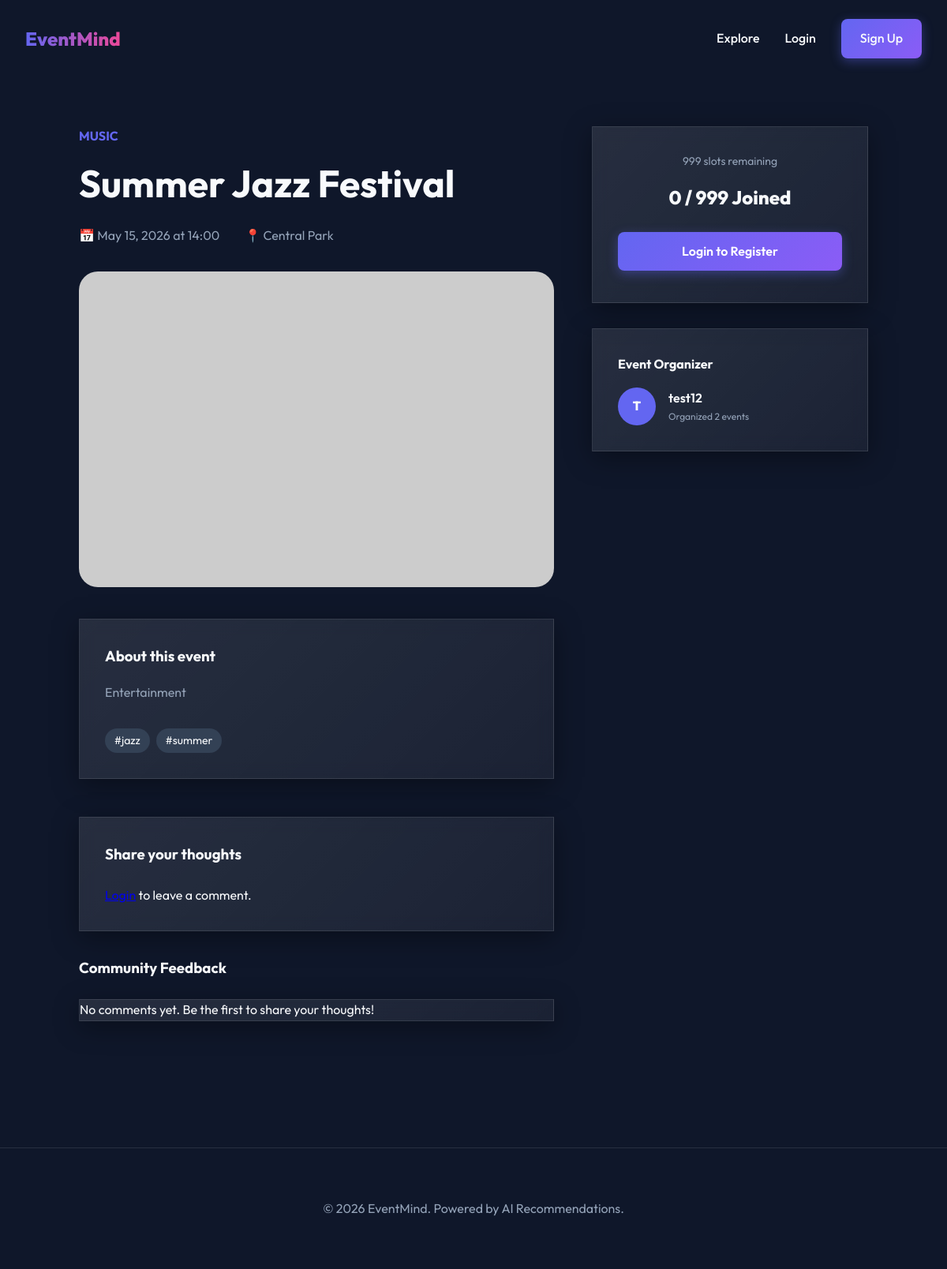
Before: /events/1 with the older database file.
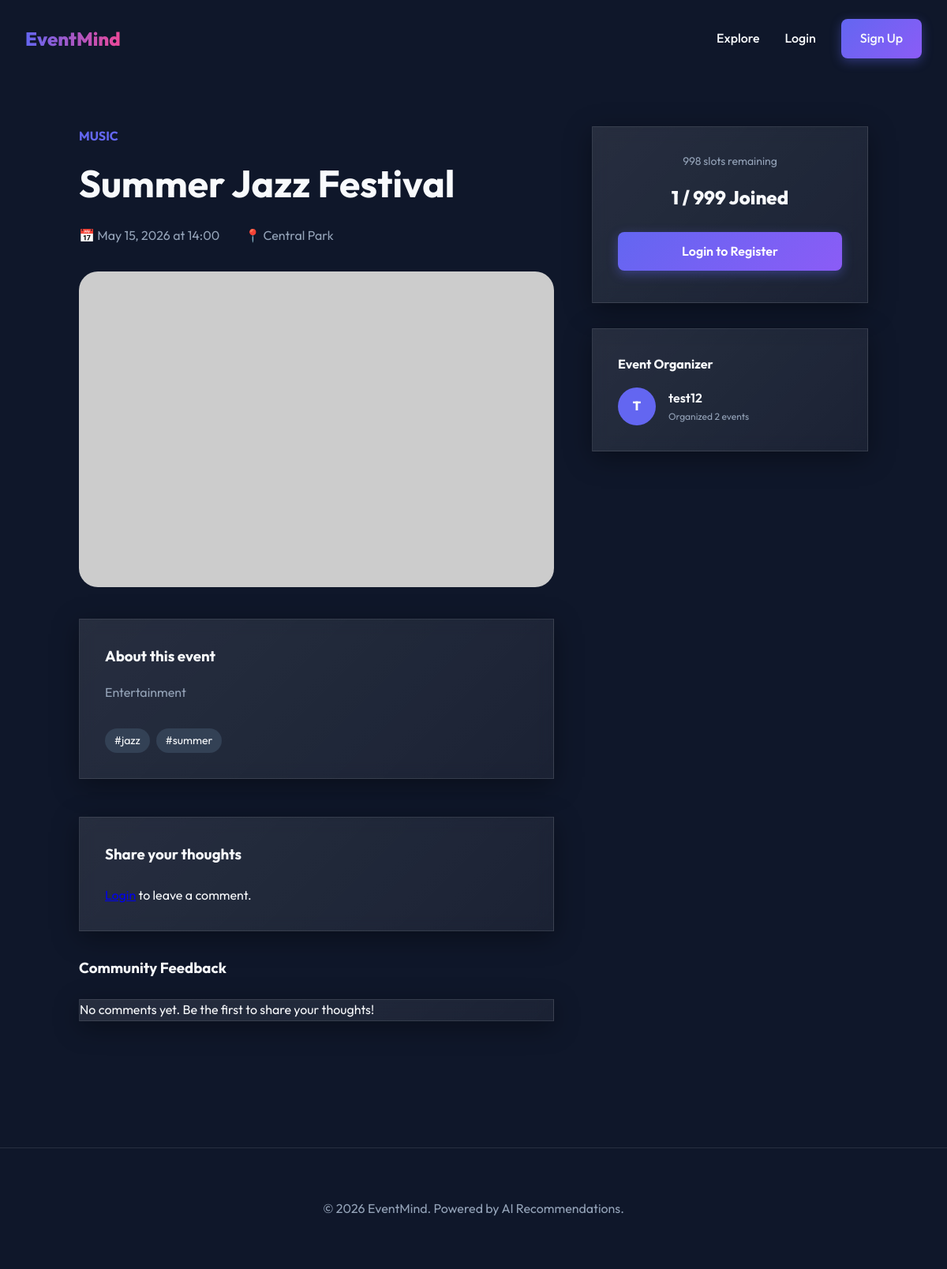
After: the same page with the newer database file.
### app/models/event.py (models this page shows, shortened)
class Event(Base, TimestampMixin):
    __tablename__ = "events"
    id: Mapped[int] = mapped_column(primary_key=True, index=True)
    title: Mapped[str] = mapped_column(String(200), nullable=False, index=True)
    description: Mapped[str] = mapped_column(Text, nullable=False)
    location: Mapped[str] = mapped_column(String(300), nullable=False)
    event_date: Mapped[datetime] = mapped_column(DateTime(timezone=True), nullable=False, index=True)
    capacity: Mapped[int] = mapped_column(Integer, default=100, nullable=False)
    category: Mapped[str] = mapped_column(String(100), nullable=False, index=True)
    tags: Mapped[list] = mapped_column(JSON, default=list, nullable=False)
    image_url: Mapped[str | None] = mapped_column(String(500), nullable=True)
    source_url: Mapped[str | None] = mapped_column(String(500), nullable=True)
    is_active: Mapped[bool] = mapped_column(Boolean, default=True, nullable=False)
    owner_id: Mapped[int] = mapped_column(ForeignKey("users.id"), nullable=False)
    owner: Mapped["User"] = relationship("User", back_populates="events")
    registrations: Mapped[list["Registration"]] = relationship(
        "Registration", back_populates="event", lazy="selectin"
    )
    comments: Mapped[list["Comment"]] = relationship(
        "Comment", back_populates="event", lazy="selectin", cascade="all, delete-orphan"
    )
    favorited_by: Mapped[list["User"]] = relationship(
        "User", secondary="user_favorite_events", back_populates="favorites", lazy="selectin"
    )

### app/models/user.py (models this page shows, shortened)
class User(Base, TimestampMixin):
    __tablename__ = "users"
    id: Mapped[int] = mapped_column(primary_key=True, index=True)
    email: Mapped[str] = mapped_column(String(255), unique=True, index=True, nullable=False)
    username: Mapped[str] = mapped_column(String(50), unique=True, index=True, nullable=False)
    hashed_password: Mapped[str] = mapped_column(String(255), nullable=False)
    full_name: Mapped[str] = mapped_column(String(150), nullable=False)
    bio: Mapped[str | None] = mapped_column(Text, nullable=True)
    avatar_url: Mapped[str | None] = mapped_column(String(500), nullable=True)
    interests: Mapped[list] = mapped_column(JSON, default=list, nullable=False)
    role: Mapped[UserRole] = mapped_column(
        Enum(UserRole), default=UserRole.USER, nullable=False
    )
    is_active: Mapped[bool] = mapped_column(Boolean, default=True, nullable=False)
    events: Mapped[list["Event"]] = relationship(
        "Event", back_populates="owner", lazy="selectin"
    )
    registrations: Mapped[list["Registration"]] = relationship(
        "Registration", back_populates="user", lazy="selectin"
    )
    comments: Mapped[list["Comment"]] = relationship(
        "Comment", back_populates="user", lazy="selectin"
    )
    favorites: Mapped[list["Event"]] = relationship(
        "Event", secondary="user_favorite_events", back_populates="favorited_by", lazy="selectin"
    )

### app/models/registration.py (models this page shows, shortened)
class Registration(Base):
    __tablename__ = "registrations"
    __table_args__ = (
        UniqueConstraint("user_id", "event_id", name="uq_user_event"),
    )
    id: Mapped[int] = mapped_column(primary_key=True, index=True)
    user_id: Mapped[int] = mapped_column(ForeignKey("users.id"), nullable=False, index=True)
    event_id: Mapped[int] = mapped_column(ForeignKey("events.id"), nullable=False, index=True)
    status: Mapped[RegistrationStatus] = mapped_column(
        Enum(RegistrationStatus),
        default=RegistrationStatus.CONFIRMED,
        nullable=False,
    )
    registered_at: Mapped[datetime] = mapped_column(
        DateTime(timezone=True),
        default=lambda: datetime.now(timezone.utc),
        nullable=False,
    )
    user: Mapped["User"] = relationship("User", back_populates="registrations")
    event: Mapped["Event"] = relationship("Event", back_populates="registrations")

### app/web/event_views.py (the view)
@router.get("/{event_id}", response_class=HTMLResponse)
async def event_detail(
    request: Request,
    event_id: int,
    session: AsyncSession = Depends(get_db),
):
    current_user = await get_current_user_from_cookie(
        access_token=request.cookies.get("access_token"), session=session
    )
    service = EventService(session)
    try:
        event = await service.get_event(event_id)
    except AppError as e:
        return templates.TemplateResponse(
            request=request, name="404.html", context={"current_user": current_user}, status_code=404
        )
    comment_service = CommentService(session)
    comments = await comment_service.get_event_comments(event_id)
    if current_user:
        fav_service = FavoriteService(session)
        is_fav = await fav_service.is_favorited(current_user.id, event_id)
        setattr(event, "is_favorited", is_fav)
        reg_service = RegistrationService(session)
        is_reg = await reg_service.is_registered(current_user.id, event_id)
        setattr(event, "is_registered", is_reg)
    return templates.TemplateResponse(
        request=request,
        name="events/detail.html",
        context={"current_user": current_user, "event": event, "comments": comments},
    )

### templates/events/detail.html (shortened to what this page needs)
{% extends "base.html" %}
{% block content %}
<section style="padding: 10rem 2rem 5rem;">
    <div style="max-width: 1000px; margin: 0 auto; display: grid; grid-template-columns: 1fr 350px; gap: 3rem;">
        <div>
            <span class="event-category" style="font-size: 1rem;">{{ event.category }}</span>
            <h1 style="font-size: 3rem; margin: 0.5rem 0 1rem;">{{ event.title }}</h1>
            <div style="display: flex; gap: 2rem; margin-bottom: 2rem; color: var(--text-muted);">
                <span>📅 {{ event.event_date.strftime('%B %d, %Y at %H:%M') }}</span>
                <span>📍 {{ event.location }}</span>
            </div>
            <img src="{{ event.image_url or 'https://via.placeholder.com/800x400' }}" alt="{{ event.title }}"
                 style="width: 100%; height: 400px; object-fit: cover; border-radius: 1.5rem; margin-bottom: 2rem;">
            <div class="glass-card" style="padding: 2rem;">
                <h3 style="margin-bottom: 1rem;">About this event</h3>
                <p style="white-space: pre-wrap; color: var(--text-muted); line-height: 1.8;">{{ event.description }}</p>
                <div style="margin-top: 2rem; display: flex; flex-wrap: wrap; gap: 0.5rem;">
                    {% for tag in event.tags %}
                        <span style="background: var(--surface-light); padding: 0.25rem 0.75rem; border-radius: 2rem; font-size: 0.875rem;">#{{ tag }}</span>
                    {% endfor %}
                </div>
            </div>
            <div id="comments-section" class="mt-12">
                <div class="glass-card" style="padding: 2rem; margin-top: 2rem;">
                    <h3 style="margin-bottom: 1.5rem;">Share your thoughts</h3>
                    {% if current_user %}
                    <form hx-post="/events/{{ event.id }}/comments" hx-target="#comments-container" hx-swap="outerHTML" class="space-y-4">
                        <div class="flex items-center space-x-4 mb-4">
                            <span class="text-white/70">Rating:</span>
                            <div class="rating flex space-x-1">
                                {% for i in range(5, 0, -1) %}
                                <input type="radio" id="star{{ i }}" name="rating" value="{{ i }}" class="hidden peer" {{ 'checked' if i == 5 }}>
                                <label for="star{{ i }}" class="cursor-pointer text-white/20 peer-checked:text-yellow-400 hover:text-yellow-400 transition-colors text-2xl">★</label>
                                {% endfor %}
                            </div>
                        </div>
                        <textarea name="content" placeholder="What do you think about this event?"
                                  class="w-100 p-4 rounded-xl bg-white/5 border border-white/10 text-white focus:outline-none focus:border-indigo-500 transition-all"
                                  rows="4" required></textarea>
                        <button type="submit" class="btn btn-primary">Post Comment</button>
                    </form>
                    {% else %}
                    <p class="text-white/50 italic"><a href="/auth/login" class="text-indigo-400 hover:underline">Login</a> to leave a comment.</p>
                    {% endif %}
                </div>
                <div id="comments-container">
                    {% include "partials/comment_list.html" %}
                </div>
            </div>
        </div>
        <div style="position: sticky; top: 8rem; height: fit-content;">
            <div class="glass-card" style="padding: 2rem; text-align: center;">
                <div style="font-size: 0.875rem; color: var(--text-muted); margin-bottom: 1rem;">
                    {{ event.capacity - event.registered_count }} slots remaining
                </div>
                <div style="font-size: 1.5rem; font-weight: 800; margin-bottom: 1.5rem;">
                    {{ event.registered_count }} / {{ event.capacity }} Joined
                </div>
                {% if current_user %}
                    {% set is_registered = event.is_registered %}
                    {% if is_registered %}
                        <div style="background: rgba(16, 185, 129, 0.1); color: var(--success); padding: 1rem; border-radius: 0.5rem; margin-bottom: 1rem;">
                            <i class="fas fa-check-circle"></i> You're registered!
                        </div>
                        <button hx-delete="/api/v1/registrations/{{ event.id }}"
                                hx-confirm="Are you sure you want to cancel your registration?"
                                hx-target="body"
                                class="btn btn-outline" style="width: 100%;">Cancel Registration</button>
                    {% elif event.is_full %}
                        <button class="btn btn-outline" style="width: 100%; cursor: not-allowed;" disabled>Event Full</button>
                    {% else %}
                        <button hx-post="/api/v1/registrations/{{ event.id }}"
                                hx-target="body"
                                class="btn btn-primary" style="width: 100%;">Register Now</button>
                    {% endif %}
                    {% if event.source_url %}
                        <a href="{{ event.source_url }}" target="_blank" class="btn btn-outline"
                           style="width: 100%; margin-top: 1rem; border-color: var(--secondary); color: var(--secondary);">
                           <i class="fas fa-external-link-alt"></i> View on Original Source
                        </a>
                    {% endif %}
                {% else %}
                    <a href="/auth/login" class="btn btn-primary" style="width: 100%;">Login to Register</a>
                {% endif %}
            </div>
            <div class="glass-card" style="padding: 2rem; margin-top: 2rem;">
                <h4 style="margin-bottom: 1rem;">Event Organizer</h4>
                {% if event.owner %}
                <div style="display: flex; align-items: center; gap: 1rem;">
                    <div style="width: 48px; height: 48px; background: var(--primary); border-radius: 50%; display: flex; align-items: center; justify-content: center; font-weight: 800;">
                        {{ event.owner.username[0].upper() if event.owner.username else '?' }}
                    </div>
                    <div>
                        <div style="font-weight: 600;">{{ event.owner.full_name or 'Organizer' }}</div>
                        <div style="font-size: 0.75rem; color: var(--text-muted);">Organized {{ event.owner.events|length if event.owner.events else 0 }} events</div>
                    </div>
                </div>
                {% else %}
                <p style="color: var(--text-muted);">Organizer info unavailable.</p>
                {% endif %}
            </div>
        </div>
    </div>
</section>
{% endblock %}

### templates/base.html (shortened to what this page needs)
<!DOCTYPE html>
<html lang="en">
<head>
    <link rel="stylesheet" href="https://cdnjs.cloudflare.com/ajax/libs/font-awesome/6.5.1/css/all.min.css">
    <link rel="stylesheet" href="{{ url_for('static', path='css/main.css') }}">
</head>
<body>
    {% include "partials/navbar.html" %}
    <main>
        {% block content %}{% endblock %}
    </main>
    {% include "partials/footer.html" %}
</body>
</html>

### templates/partials/navbar.html
<nav>
    <div class="nav-container">
        <a href="/" class="logo">EventMind</a>
        <div class="nav-links">
            <a href="/events">Explore</a>
            {% if current_user %}
                <a href="/dashboard">Dashboard</a>
                <a href="/profile">Profile</a>
                <a href="/auth/logout" class="btn btn-outline">Logout</a>
            {% else %}
                <a href="/auth/login">Login</a>
                <a href="/auth/register" class="btn btn-primary">Sign Up</a>
            {% endif %}
        </div>
    </div>
</nav>

### templates/partials/comment_list.html
<div id="comments-container" class="mt-8 space-y-6">
    <h3 class="text-2xl font-bold text-white mb-4">Community Feedback</h3>
    {% if comments %}
        {% for comment in comments %}
            <div class="glass-card p-6 rounded-2xl border border-white/10 animate-fade-in">
                <div class="flex items-center justify-between mb-2">
                    <div class="flex items-center space-x-3">
                        <div class="w-10 h-10 rounded-full bg-gradient-to-br from-indigo-500 to-purple-600 flex items-center justify-center text-white font-bold">
                            {{ comment.user.username[0] | upper }}
                        </div>
                        <div>
                            <p class="text-white font-medium">{{ comment.user.username }}</p>
                            <p class="text-xs text-white/50">{{ comment.created_at.strftime('%Y-%m-%d %H:%M') }}</p>
                        </div>
                    </div>
                    <div class="flex text-yellow-400">
                        {% for i in range(5) %}
                            <svg class="w-4 h-4 {{ 'fill-current' if i < comment.rating else 'text-white/20' }}" viewBox="0 0 20 20">
                                <path d="M9.049 2.927c.3-.921 1.603-.921 1.902 0l1.07 3.292a1 1 0 00.95.69h3.462c.969 0 1.371 1.24.588 1.81l-2.8 2.034a1 1 0 00-.364 1.118l1.07 3.292c.3.921-.755 1.688-1.54 1.118l-2.8-2.034a1 1 0 00-1.175 0l-2.8 2.034c-.784.57-1.838-.197-1.539-1.118l1.07-3.292a1 1 0 00-.364-1.118L2.98 8.72c-.783-.57-.38-1.81.588-1.81h3.461a1 1 0 00.951-.69l1.07-3.292z"></path>
                            </svg>
                        {% endfor %}
                    </div>
                </div>
                <p class="text-white/80 leading-relaxed">{{ comment.content }}</p>
            </div>
        {% endfor %}
    {% else %}
        <div class="text-center py-10 glass-card rounded-2xl">
            <p class="text-white/50 italic">No comments yet. Be the first to share your thoughts!</p>
        </div>
    {% endif %}
</div>

### templates/partials/footer.html
<footer>
    <div class="footer-container">
        <p>&copy; 2026 EventMind. Powered by AI Recommendations.</p>
    </div>
</footer>

Changed rows visible on the page:
computed for Event "Summer Jazz Festival": event.capacity-event.registered_count "999" → "998"
added Registration: registered_count "1"
Other visible differences:
{{ event.registered_count }}: "0" → (not shown)
